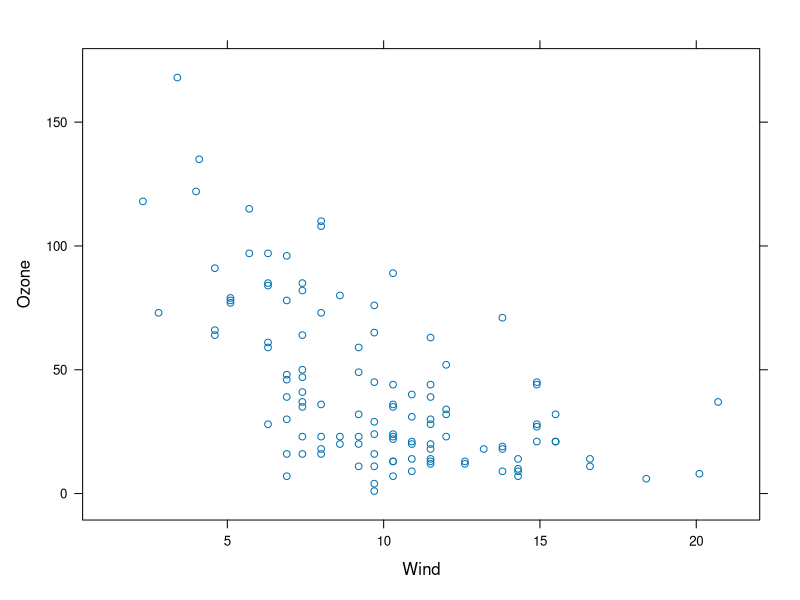
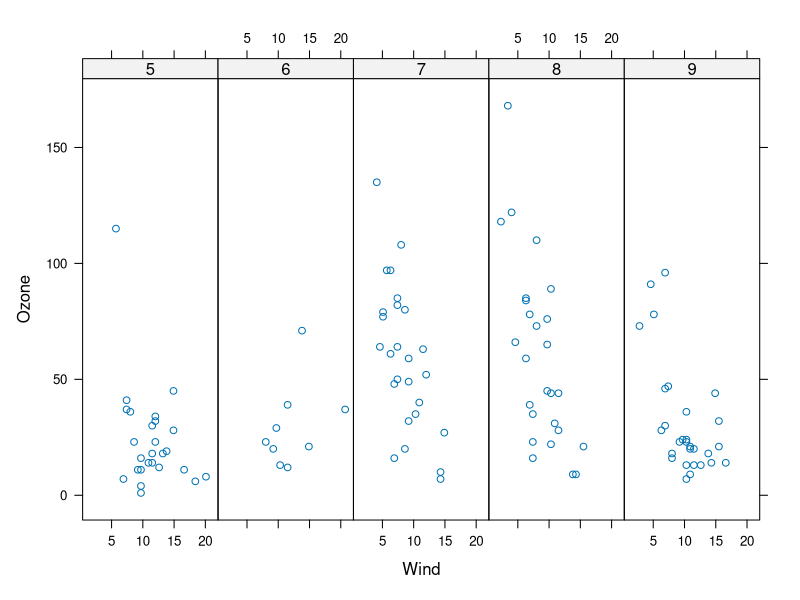
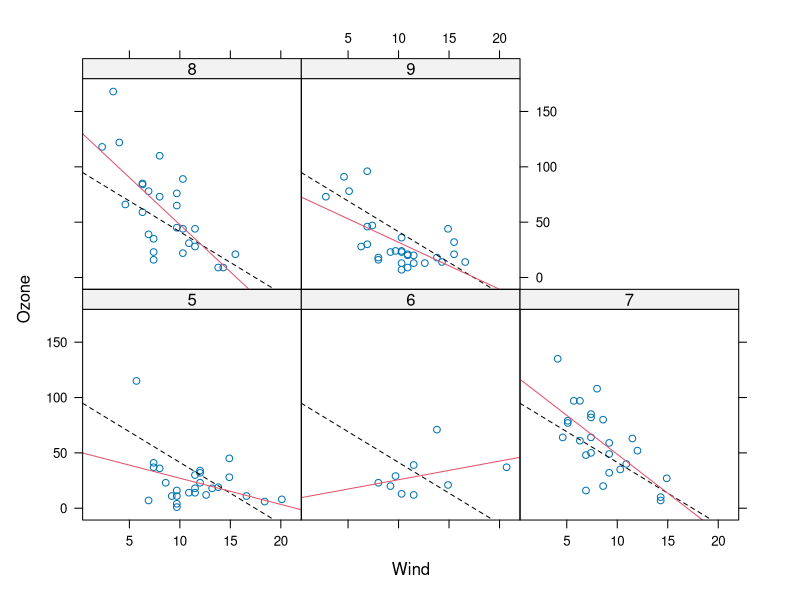

The R source for these figures, in order: (Note: this script raises an error after producing the figures.)
library(lattice)
library(datasets)
xyplot(Ozone ~ Wind, data=airquality)

airquality <- transform(airquality, Month= factor(Month))
xyplot(Ozone ~ Wind | Month, data=airquality, layout=c(5,1))

#xyplot(y~x | f, panel = function(x, y, ...){
#    panel.xyplot(x,y,...) # First call
#    panel.abline(h=median(y), lty=2)
#})
model<- lm(Ozone ~ Wind, data=airquality)
xyplot(Ozone ~ Wind | Month, data=airquality,panel = function(x, y, ...){
         panel.xyplot(x,y,...) # First call
        # model<- lm(Ozone ~ Wind, data=airquality, subset=Month)
         panel.abline(model, lty=2)
       panel.lmline(x,y,col=2)
})


xyplot(hwy ~ displ | drv, data=mpg,panel = function(x, y, ...){
    panel.xyplot(x,y,...) # First call
     model<- lm(hwy~displ, data=mpg)
    panel.abline(model, lty=2)
    panel.lmline(x,y,col=2)
})


qplot(displ, hwy, data=mpg)
qplot(displ, hwy, data=mpg, col=drv)

qplot(displ, hwy, data=mpg, geom=c("point", "smooth"))
qplot(hwy, data=mpg, fill=drv)

#Facets
qplot(displ, hwy, data = mpg, facets =.~drv)
qplot(displ, hwy, data = mpg, facets =drv~., binwidth=2)


qplot()